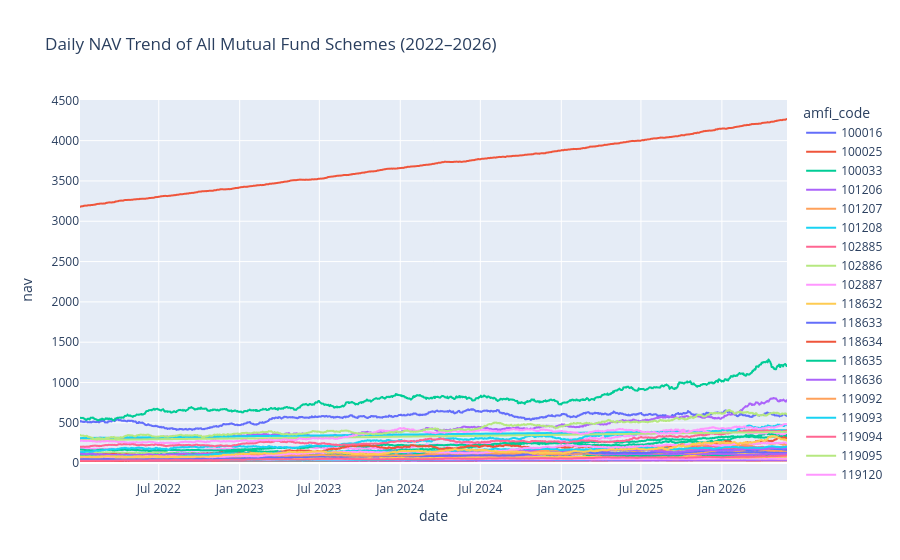

This figure's notebook cell:
### Code cell
import plotly.express as px

fig = px.line(
    nav,
    x="date",
    y="nav",
    color="amfi_code",
    title="Daily NAV Trend of All Mutual Fund Schemes (2022–2026)"
)

fig.show()

### Figure 1 — Plotly figure (JSON) as saved in the notebook; plotly's stock layout.template omitted (floating-point values rounded to 4 significant figures; data arrays with more than 128 entries replaced by an {"elided": "..."} marker saying what was removed)
{"data": [{"hovertemplate": "amfi_code=100016<br>date=%{x}<br>nav=%{y}<extra></extra>", "legendgroup": "100016", "line": {"color": "#636efa", "dash": "solid"}, "marker": {"symbol": "circle"}, "mode": "lines", "name": "100016", "showlegend": true, "type": "scattergl", "x": {"elided": "1150 str values"}, "xaxis": "x", "y": {"elided": "1150 float values"}, "yaxis": "y"}, {"hovertemplate": "amfi_code=100025<br>date=%{x}<br>nav=%{y}<extra></extra>", "legendgroup": "100025", "line": {"color": "#EF553B", "dash": "solid"}, "marker": {"symbol": "circle"}, "mode": "lines", "name": "100025", "showlegend": true, "type": "scattergl", "x": {"elided": "1150 str values"}, "xaxis": "x", "y": {"elided": "1150 float values"}, "yaxis": "y"}, {"hovertemplate": "amfi_code=100033<br>date=%{x}<br>nav=%{y}<extra></extra>", "legendgroup": "100033", "line": {"color": "#00cc96", "dash": "solid"}, "marker": {"symbol": "circle"}, "mode": "lines", "name": "100033", "showlegend": true, "type": "scattergl", "x": {"elided": "1150 str values"}, "xaxis": "x", "y": {"elided": "1150 float values"}, "yaxis": "y"}, {"hovertemplate": "amfi_code=101206<br>date=%{x}<br>nav=%{y}<extra></extra>", "legendgroup": "101206", "line": {"color": "#ab63fa", "dash": "solid"}, "marker": {"symbol": "circle"}, "mode": "lines", "name": "101206", "showlegend": true, "type": "scattergl", "x": {"elided": "1150 str values"}, "xaxis": "x", "y": {"elided": "1150 float values"}, "yaxis": "y"}, {"hovertemplate": "amfi_code=101207<br>date=%{x}<br>nav=%{y}<extra></extra>", "legendgroup": "101207", "line": {"color": "#FFA15A", "dash": "solid"}, "marker": {"symbol": "circle"}, "mode": "lines", "name": "101207", "showlegend": true, "type": "scattergl", "x": {"elided": "1150 str values"}, "xaxis": "x", "y": {"elided": "1150 float values"}, "yaxis": "y"}, {"hovertemplate": "amfi_code=101208<br>date=%{x}<br>nav=%{y}<extra></extra>", "legendgroup": "101208", "line": {"color": "#19d3f3", "dash": "solid"}, "marker": {"symbol": "circle"}, "mode": "lines", "name": "101208", "showlegend": true, "type": "scattergl", "x": {"elided": "1150 str values"}, "xaxis": "x", "y": {"elided": "1150 float values"}, "yaxis": "y"}, {"hovertemplate": "amfi_code=102885<br>date=%{x}<br>nav=%{y}<extra></extra>", "legendgroup": "102885", "line": {"color": "#FF6692", "dash": "solid"}, "marker": {"symbol": "circle"}, "mode": "lines", "name": "102885", "showlegend": true, "type": "scattergl", "x": {"elided": "1150 str values"}, "xaxis": "x", "y": {"elided": "1150 float values"}, "yaxis": "y"}, {"hovertemplate": "amfi_code=102886<br>date=%{x}<br>nav=%{y}<extra></extra>", "legendgroup": "102886", "line": {"color": "#B6E880", "dash": "solid"}, "marker": {"symbol": "circle"}, "mode": "lines", "name": "102886", "showlegend": true, "type": "scattergl", "x": {"elided": "1150 str values"}, "xaxis": "x", "y": {"elided": "1150 float values"}, "yaxis": "y"}, {"hovertemplate": "amfi_code=102887<br>date=%{x}<br>nav=%{y}<extra></extra>", "legendgroup": "102887", "line": {"color": "#FF97FF", "dash": "solid"}, "marker": {"symbol": "circle"}, "mode": "lines", "name": "102887", "showlegend": true, "type": "scattergl", "x": {"elided": "1150 str values"}, "xaxis": "x", "y": {"elided": "1150 float values"}, "yaxis": "y"}, {"hovertemplate": "amfi_code=118632<br>date=%{x}<br>nav=%{y}<extra></extra>", "legendgroup": "118632", "line": {"color": "#FECB52", "dash": "solid"}, "marker": {"symbol": "circle"}, "mode": "lines", "name": "118632", "showlegend": true, "type": "scattergl", "x": {"elided": "1150 str values"}, "xaxis": "x", "y": {"elided": "1150 float values"}, "yaxis": "y"}, {"hovertemplate": "amfi_code=118633<br>date=%{x}<br>nav=%{y}<extra></extra>", "legendgroup": "118633", "line": {"color": "#636efa", "dash": "solid"}, "marker": {"symbol": "circle"}, "mode": "lines", "name": "118633", "showlegend": true, "type": "scattergl", "x": {"elided": "1150 str values"}, "xaxis": "x", "y": {"elided": "1150 float values"}, "yaxis": "y"}, {"hovertemplate": "amfi_code=118634<br>date=%{x}<br>nav=%{y}<extra></extra>", "legendgroup": "118634", "line": {"color": "#EF553B", "dash": "solid"}, "marker": {"symbol": "circle"}, "mode": "lines", "name": "118634", "showlegend": true, "type": "scattergl", "x": {"elided": "1150 str values"}, "xaxis": "x", "y": {"elided": "1150 float values"}, "yaxis": "y"}, {"hovertemplate": "amfi_code=118635<br>date=%{x}<br>nav=%{y}<extra></extra>", "legendgroup": "118635", "line": {"color": "#00cc96", "dash": "solid"}, "marker": {"symbol": "circle"}, "mode": "lines", "name": "118635", "showlegend": true, "type": "scattergl", "x": {"elided": "1150 str values"}, "xaxis": "x", "y": {"elided": "1150 float values"}, "yaxis": "y"}, {"hovertemplate": "amfi_code=118636<br>date=%{x}<br>nav=%{y}<extra></extra>", "legendgroup": "118636", "line": {"color": "#ab63fa", "dash": "solid"}, "marker": {"symbol": "circle"}, "mode": "lines", "name": "118636", "showlegend": true, "type": "scattergl", "x": {"elided": "1150 str values"}, "xaxis": "x", "y": {"elided": "1150 float values"}, "yaxis": "y"}, {"hovertemplate": "amfi_code=119092<br>date=%{x}<br>nav=%{y}<extra></extra>", "legendgroup": "119092", "line": {"color": "#FFA15A", "dash": "solid"}, "marker": {"symbol": "circle"}, "mode": "lines", "name": "119092", "showlegend": true, "type": "scattergl", "x": {"elided": "1150 str values"}, "xaxis": "x", "y": {"elided": "1150 float values"}, "yaxis": "y"}, {"hovertemplate": "amfi_code=119093<br>date=%{x}<br>nav=%{y}<extra></extra>", "legendgroup": "119093", "line": {"color": "#19d3f3", "dash": "solid"}, "marker": {"symbol": "circle"}, "mode": "lines", "name": "119093", "showlegend": true, "type": "scattergl", "x": {"elided": "1150 str values"}, "xaxis": "x", "y": {"elided": "1150 float values"}, "yaxis": "y"}, {"hovertemplate": "amfi_code=119094<br>date=%{x}<br>nav=%{y}<extra></extra>", "legendgroup": "119094", "line": {"color": "#FF6692", "dash": "solid"}, "marker": {"symbol": "circle"}, "mode": "lines", "name": "119094", "showlegend": true, "type": "scattergl", "x": {"elided": "1150 str values"}, "xaxis": "x", "y": {"elided": "1150 float values"}, "yaxis": "y"}, {"hovertemplate": "amfi_code=119095<br>date=%{x}<br>nav=%{y}<extra></extra>", "legendgroup": "119095", "line": {"color": "#B6E880", "dash": "solid"}, "marker": {"symbol": "circle"}, "mode": "lines", "name": "119095", "showlegend": true, "type": "scattergl", "x": {"elided": "1150 str values"}, "xaxis": "x", "y": {"elided": "1150 float values"}, "yaxis": "y"}, {"hovertemplate": "amfi_code=119120<br>date=%{x}<br>nav=%{y}<extra></extra>", "legendgroup": "119120", "line": {"color": "#FF97FF", "dash": "solid"}, "marker": {"symbol": "circle"}, "mode": "lines", "name": "119120", "showlegend": true, "type": "scattergl", "x": {"elided": "1150 str values"}, "xaxis": "x", "y": {"elided": "1150 float values"}, "yaxis": "y"}, {"hovertemplate": "amfi_code=119551<br>date=%{x}<br>nav=%{y}<extra></extra>", "legendgroup": "119551", "line": {"color": "#FECB52", "dash": "solid"}, "marker": {"symbol": "circle"}, "mode": "lines", "name": "119551", "showlegend": true, "type": "scattergl", "x": {"elided": "1150 str values"}, "xaxis": "x", "y": {"elided": "1150 float values"}, "yaxis": "y"}, {"hovertemplate": "amfi_code=119552<br>date=%{x}<br>nav=%{y}<extra></extra>", "legendgroup": "119552", "line": {"color": "#636efa", "dash": "solid"}, "marker": {"symbol": "circle"}, "mode": "lines", "name": "119552", "showlegend": true, "type": "scattergl", "x": {"elided": "1150 str values"}, "xaxis": "x", "y": {"elided": "1150 float values"}, "yaxis": "y"}, {"hovertemplate": "amfi_code=119598<br>date=%{x}<br>nav=%{y}<extra></extra>", "legendgroup": "119598", "line": {"color": "#EF553B", "dash": "solid"}, "marker": {"symbol": "circle"}, "mode": "lines", "name": "119598", "showlegend": true, "type": "scattergl", "x": {"elided": "1150 str values"}, "xaxis": "x", "y": {"elided": "1150 float values"}, "yaxis": "y"}, {"hovertemplate": "amfi_code=119599<br>date=%{x}<br>nav=%{y}<extra></extra>", "legendgroup": "119599", "line": {"color": "#00cc96", "dash": "solid"}, "marker": {"symbol": "circle"}, "mode": "lines", "name": "119599", "showlegend": true, "type": "scattergl", "x": {"elided": "1150 str values"}, "xaxis": "x", "y": {"elided": "1150 float values"}, "yaxis": "y"}, {"hovertemplate": "amfi_code=120503<br>date=%{x}<br>nav=%{y}<extra></extra>", "legendgroup": "120503", "line": {"color": "#ab63fa", "dash": "solid"}, "marker": {"symbol": "circle"}, "mode": "lines", "name": "120503", "showlegend": true, "type": "scattergl", "x": {"elided": "1150 str values"}, "xaxis": "x", "y": {"elided": "1150 float values"}, "yaxis": "y"}, {"hovertemplate": "amfi_code=120504<br>date=%{x}<br>nav=%{y}<extra></extra>", "legendgroup": "120504", "line": {"color": "#FFA15A", "dash": "solid"}, "marker": {"symbol": "circle"}, "mode": "lines", "name": "120504", "showlegend": true, "type": "scattergl", "x": {"elided": "1150 str values"}, "xaxis": "x", "y": {"elided": "1150 float values"}, "yaxis": "y"}, {"hovertemplate": "amfi_code=120505<br>date=%{x}<br>nav=%{y}<extra></extra>", "legendgroup": "120505", "line": {"color": "#19d3f3", "dash": "solid"}, "marker": {"symbol": "circle"}, "mode": "lines", "name": "120505", "showlegend": true, "type": "scattergl", "x": {"elided": "1150 str values"}, "xaxis": "x", "y": {"elided": "1150 float values"}, "yaxis": "y"}, {"hovertemplate": "amfi_code=120506<br>date=%{x}<br>nav=%{y}<extra></extra>", "legendgroup": "120506", "line": {"color": "#FF6692", "dash": "solid"}, "marker": {"symbol": "circle"}, "mode": "lines", "name": "120506", "showlegend": true, "type": "scattergl", "x": {"elided": "1150 str values"}, "xaxis": "x", "y": {"elided": "1150 float values"}, "yaxis": "y"}, {"hovertemplate": "amfi_code=120507<br>date=%{x}<br>nav=%{y}<extra></extra>", "legendgroup": "120507", "line": {"color": "#B6E880", "dash": "solid"}, "marker": {"symbol": "circle"}, "mode": "lines", "name": "120507", "showlegend": true, "type": "scattergl", "x": {"elided": "1150 str values"}, "xaxis": "x", "y": {"elided": "1150 float values"}, "yaxis": "y"}, {"hovertemplate": "amfi_code=120841<br>date=%{x}<br>nav=%{y}<extra></extra>", "legendgroup": "120841", "line": {"color": "#FF97FF", "dash": "solid"}, "marker": {"symbol": "circle"}, "mode": "lines", "name": "120841", "showlegend": true, "type": "scattergl", "x": {"elided": "1150 str values"}, "xaxis": "x", "y": {"elided": "1150 float values"}, "yaxis": "y"}, {"hovertemplate": "amfi_code=120842<br>date=%{x}<br>nav=%{y}<extra></extra>", "legendgroup": "120842", "line": {"color": "#FECB52", "dash": "solid"}, "marker": {"symbol": "circle"}, "mode": "lines", "name": "120842", "showlegend": true, "type": "scattergl", "x": {"elided": "1150 str values"}, "xaxis": "x", "y": {"elided": "1150 float values"}, "yaxis": "y"}, {"hovertemplate": "amfi_code=120843<br>date=%{x}<br>nav=%{y}<extra></extra>", "legendgroup": "120843", "line": {"color": "#636efa", "dash": "solid"}, "marker": {"symbol": "circle"}, "mode": "lines", "name": "120843", "showlegend": true, "type": "scattergl", "x": {"elided": "1150 str values"}, "xaxis": "x", "y": {"elided": "1150 float values"}, "yaxis": "y"}, {"hovertemplate": "amfi_code=120844<br>date=%{x}<br>nav=%{y}<extra></extra>", "legendgroup": "120844", "line": {"color": "#EF553B", "dash": "solid"}, "marker": {"symbol": "circle"}, "mode": "lines", "name": "120844", "showlegend": true, "type": "scattergl", "x": {"elided": "1150 str values"}, "xaxis": "x", "y": {"elided": "1150 float values"}, "yaxis": "y"}, {"hovertemplate": "amfi_code=125497<br>date=%{x}<br>nav=%{y}<extra></extra>", "legendgroup": "125497", "line": {"color": "#00cc96", "dash": "solid"}, "marker": {"symbol": "circle"}, "mode": "lines", "name": "125497", "showlegend": true, "type": "scattergl", "x": {"elided": "1150 str values"}, "xaxis": "x", "y": {"elided": "1150 float values"}, "yaxis": "y"}, {"hovertemplate": "amfi_code=125498<br>date=%{x}<br>nav=%{y}<extra></extra>", "legendgroup": "125498", "line": {"color": "#ab63fa", "dash": "solid"}, "marker": {"symbol": "circle"}, "mode": "lines", "name": "125498", "showlegend": true, "type": "scattergl", "x": {"elided": "1150 str values"}, "xaxis": "x", "y": {"elided": "1150 float values"}, "yaxis": "y"}, {"hovertemplate": "amfi_code=148567<br>date=%{x}<br>nav=%{y}<extra></extra>", "legendgroup": "148567", "line": {"color": "#FFA15A", "dash": "solid"}, "marker": {"symbol": "circle"}, "mode": "lines", "name": "148567", "showlegend": true, "type": "scattergl", "x": {"elided": "1150 str values"}, "xaxis": "x", "y": {"elided": "1150 float values"}, "yaxis": "y"}, {"hovertemplate": "amfi_code=148568<br>date=%{x}<br>nav=%{y}<extra></extra>", "legendgroup": "148568", "line": {"color": "#19d3f3", "dash": "solid"}, "marker": {"symbol": "circle"}, "mode": "lines", "name": "148568", "showlegend": true, "type": "scattergl", "x": {"elided": "1150 str values"}, "xaxis": "x", "y": {"elided": "1150 float values"}, "yaxis": "y"}, {"hovertemplate": "amfi_code=148569<br>date=%{x}<br>nav=%{y}<extra></extra>", "legendgroup": "148569", "line": {"color": "#FF6692", "dash": "solid"}, "marker": {"symbol": "circle"}, "mode": "lines", "name": "148569", "showlegend": true, "type": "scattergl", "x": {"elided": "1150 str values"}, "xaxis": "x", "y": {"elided": "1150 float values"}, "yaxis": "y"}, {"hovertemplate": "amfi_code=149322<br>date=%{x}<br>nav=%{y}<extra></extra>", "legendgroup": "149322", "line": {"color": "#B6E880", "dash": "solid"}, "marker": {"symbol": "circle"}, "mode": "lines", "name": "149322", "showlegend": true, "type": "scattergl", "x": {"elided": "1150 str values"}, "xaxis": "x", "y": {"elided": "1150 float values"}, "yaxis": "y"}, {"hovertemplate": "amfi_code=149323<br>date=%{x}<br>nav=%{y}<extra></extra>", "legendgroup": "149323", "line": {"color": "#FF97FF", "dash": "solid"}, "marker": {"symbol": "circle"}, "mode": "lines", "name": "149323", "showlegend": true, "type": "scattergl", "x": {"elided": "1150 str values"}, "xaxis": "x", "y": {"elided": "1150 float values"}, "yaxis": "y"}, {"hovertemplate": "amfi_code=149324<br>date=%{x}<br>nav=%{y}<extra></extra>", "legendgroup": "149324", "line": {"color": "#FECB52", "dash": "solid"}, "marker": {"symbol": "circle"}, "mode": "lines", "name": "149324", "showlegend": true, "type": "scattergl", "x": {"elided": "1150 str values"}, "xaxis": "x", "y": {"elided": "1150 float values"}, "yaxis": "y"}], "layout": {"legend": {"title": {"text": "amfi_code"}, "tracegroupgap": 0}, "title": {"text": "Daily NAV Trend of All Mutual Fund Schemes (2022–2026)"}, "xaxis": {"anchor": "y", "domain": [0, 1], "title": {"text": "date"}}, "yaxis": {"anchor": "x", "domain": [0, 1], "title": {"text": "nav"}}}}
